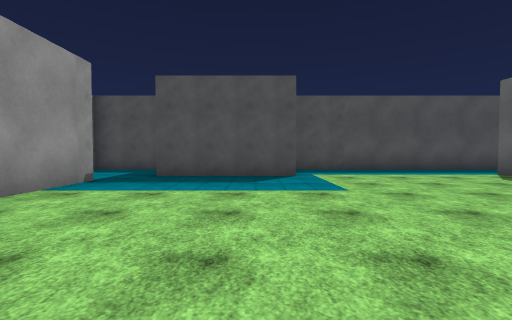
view 1 (above)

24 first-person views from a walk through a scene from a Unity 3-D project. The camera is 1.3 m above the floor, tilts 2° down and sees 85° across. The floor is counted in squares, 2 m on a side. Each view is taken from the middle of a square. On the plan, view 1 faces up. The plan holds only what a view shows up to about 9 squares ahead; the rest is blank. The place goes on beyond the plan. Surface patterns are stand-ins for the level's own textures.

view 2
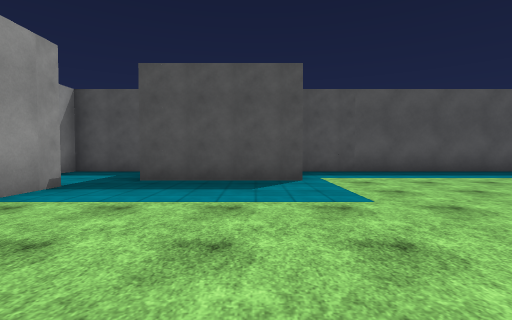

view 3
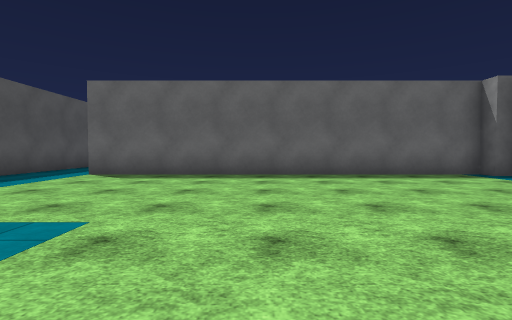

view 4
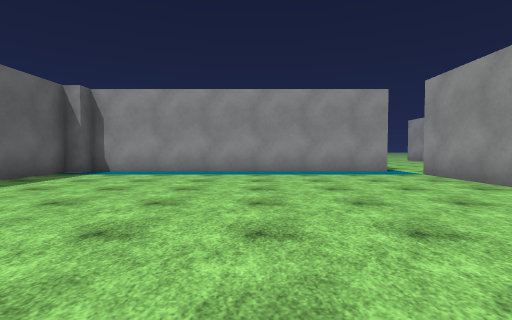

view 5
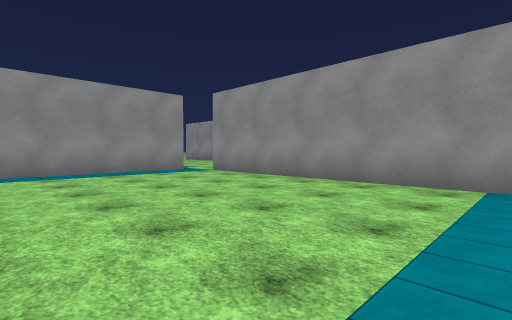

view 6
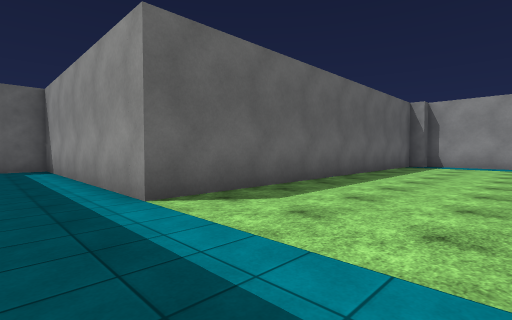

view 7
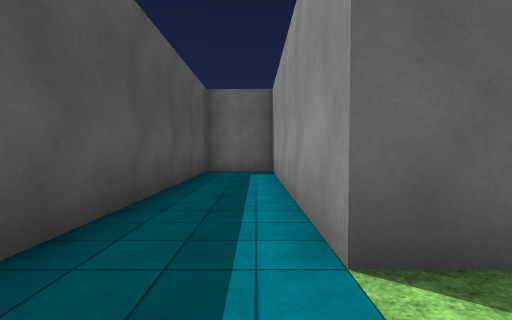

view 8
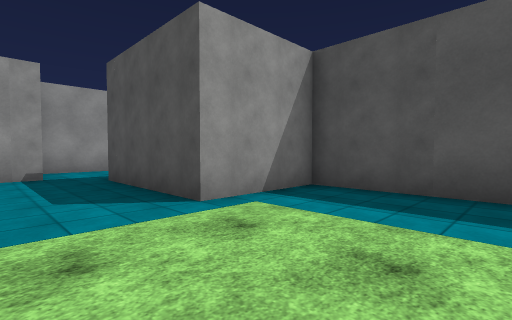

view 9
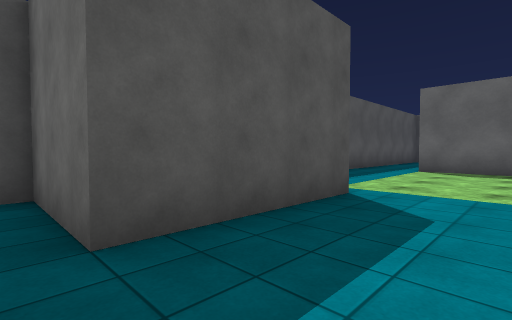

view 10
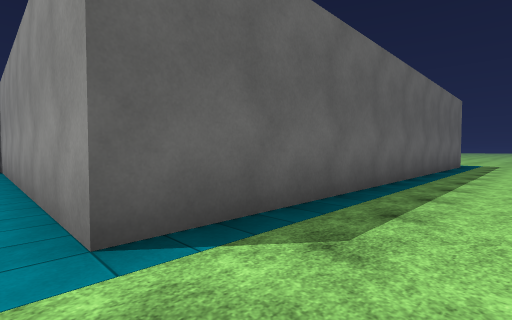

view 11
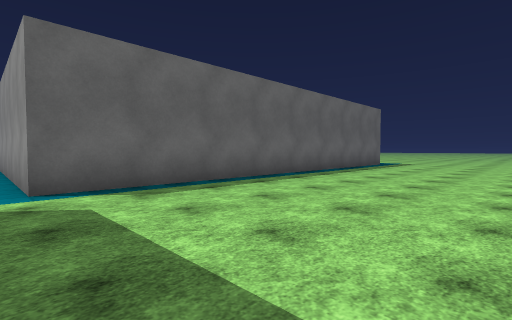

view 12
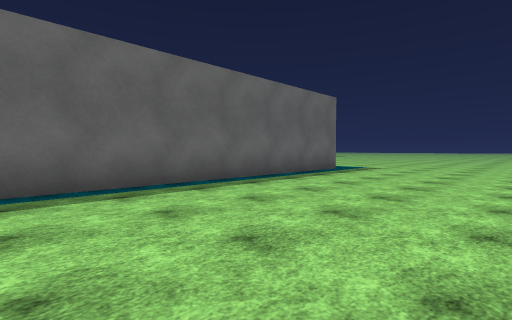

view 13
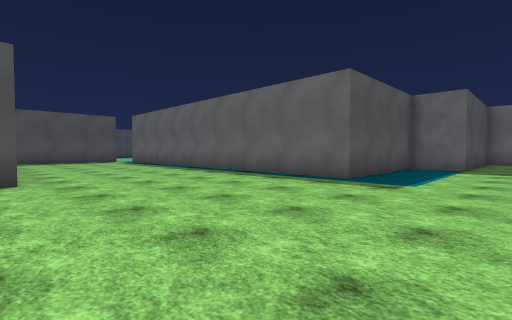

view 14
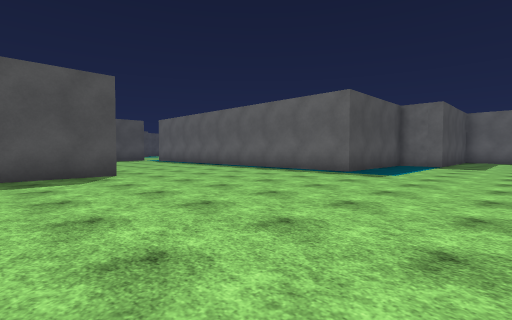

view 15
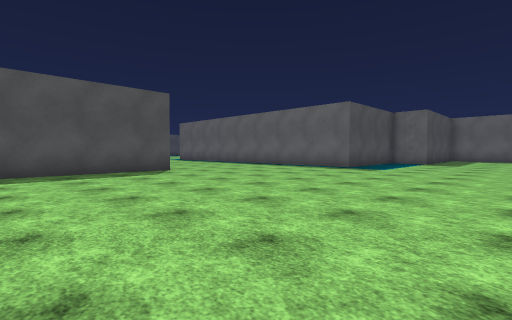

view 16
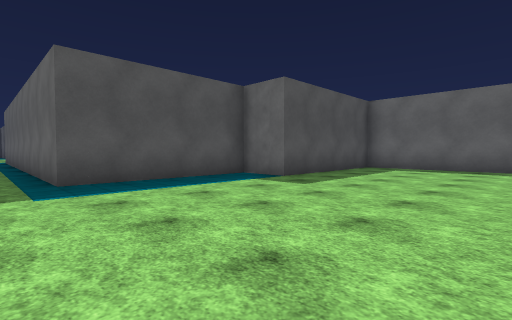

view 17
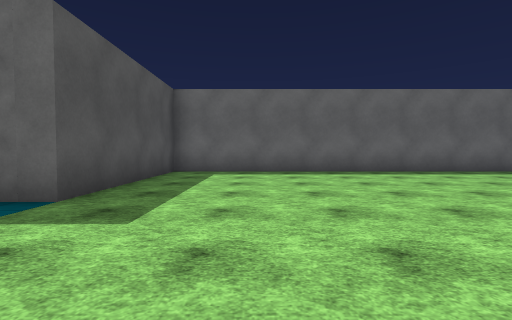

view 18
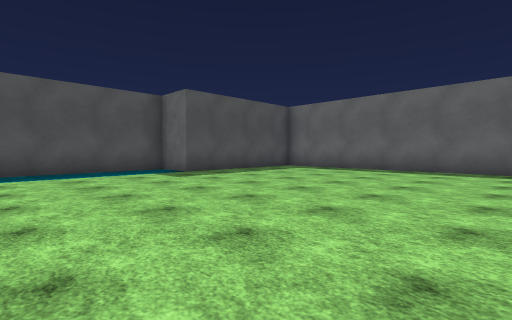

view 19
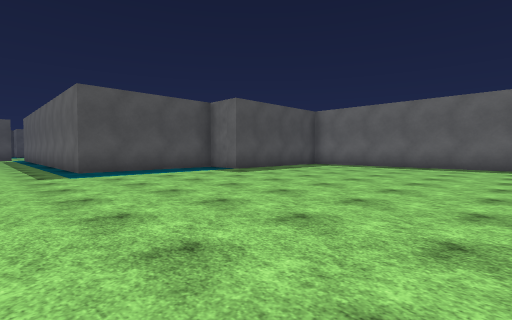

view 20
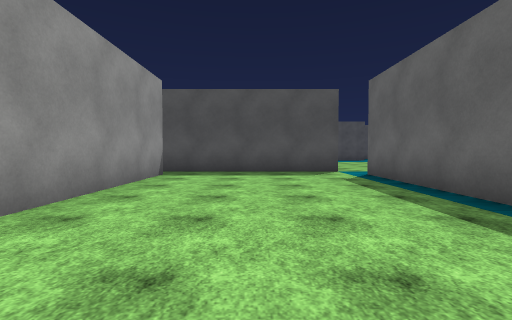

view 21
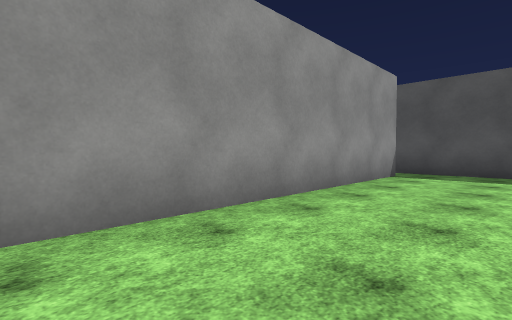

view 22
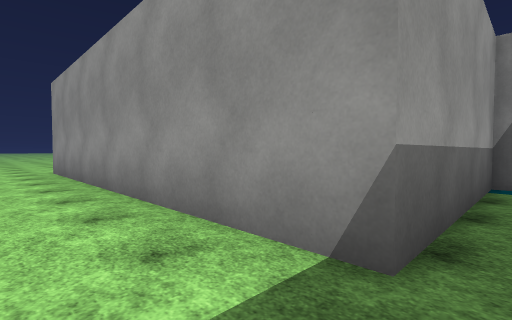

view 23
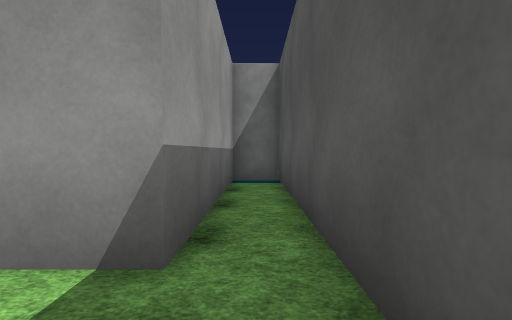

view 24
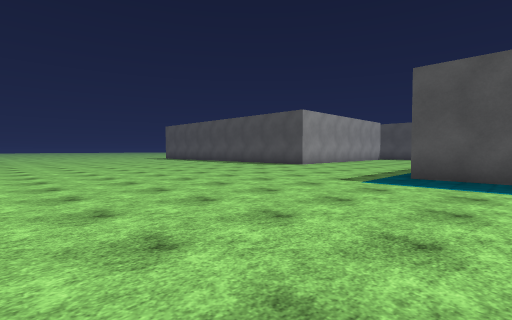

### Floor plan
Points are (right, up) in squares from view 1. A wall is a line through its corners. A room is listed if a view was taken in it or the views show most of it. See-through windows are left out.
Room 1 (views 1, 2, 3, 4, 5, 6, 7, 8, 9)
walls: (-3.5, 6.1) (-3.5, -2.5); (-3, -3.5) (6, -3.5) (6, -3) (6.5, -3) (6.5, 7.5) (13.5, 7.5) (13.5, 8.1); (13.5, 8.9) (13.5, 9.5) (1, 9.5) (1, 7) (-2.5, 7)
ways out: opening at (-3, -3) to room 2; opening at (-3, 7) to room 3
Room 2 (views 10, 11, 12, 13, 14, 15, 16, 17, 18, 19, 20, 21, 22, 23, 24)
walls: (6.5, -25.5) (6.5, -17.5) (1.5, -17.5) (1.5, -16) (-3, -16) (-3, -3.5); (-3.5, -2.5) (-13, -2.5) (-13, -3.5) (-8.5, -3.5) (-8.5, -12.5) (-12.8, -12.5)
ways out: opening at (-3, -3) to room 1
Room 3 (no view inside)
walls: (-2.5, 7) (-2.5, 9.5) (-5.5, 9.5) (-5.5, 6.2)
ways out: opening at (-3, 7) to room 1

Positions as (right, up) in squares from view 1, and headings:
1: (0, 0), facing up
2: (0, 1), facing up
3: (-1, 3), facing right
4: (1, 5), facing down
5: (2, 5), facing down-left
6: (3, 9), facing down-right
7: (5, 8), facing right
8: (4, 5), facing up-left
9: (-3, 5), facing up-right
10: (-5, -3), facing down-right
11: (-8, -3), facing down-right
12: (-8, -7), facing down-right
13: (-9, -19), facing up-right
14: (-11, -20), facing up-right
15: (-13, -21), facing up-right
16: (-4, -22), facing up-right
17: (-2, -20), facing right
18: (-3, -25), facing up-right
19: (-5, -25), facing up-right
20: (-6, -11), facing up
21: (-6, -11), facing up-left
22: (-7, -3), facing down-left
23: (-7, -3), facing left
24: (-1, -23), facing up-left
